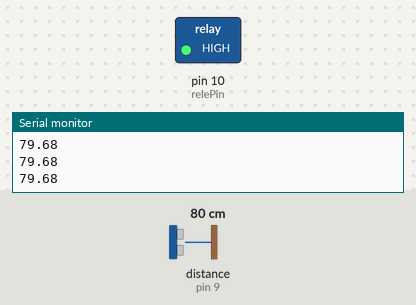
The sketch below on a simulated Arduino Uno, built with avr-gcc and run on an emulated ATmega328P. Parts: switched loads named in the sketch (green lamp = pin HIGH), the last lines printed to the serial monitor. Wiring (inferred from the names in the program): ultrasonic range finder: trigger pin 8; echo pin 9. The inputs (shaded band) are chosen by the test bench; at power-on: distance to the obstacle (sensor on pin 9) 80 cm. The echo pulse lasts 58.3 µs per cm; pins used as bus, display or sensor lines are not drawn.

Above: at 1.2 s.
1.3 s: distance to the obstacle (sensor on pin 9) set to 12 cm
2.8 s: distance to the obstacle (sensor on pin 9) set to 9 cm
At 3.3 s:
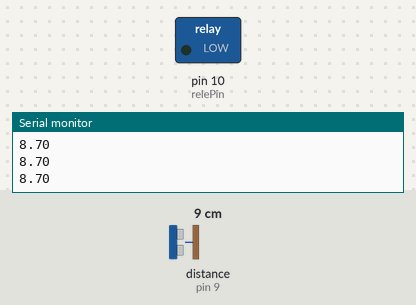
4.3 s: distance to the obstacle (sensor on pin 9) set to 18 cm
At 5.5 s:
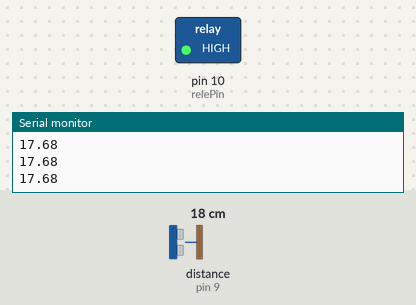
5.8 s: distance to the obstacle (sensor on pin 9) set to 2 cm
At 6.7 s:
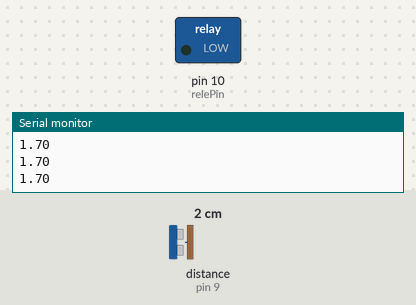
Timing chart, 0 to 8.3 s (numbered marks = the images above; inputs shaded):
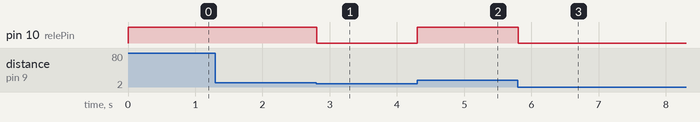

Measured:
- the behaviour switches between 11 and 10 cm on distance to the obstacle (sensor on pin 9) (found by bisection; images 0 and 1)
- after the input at 2.8 s, pin 10 (relePin): HIGH → LOW at once
- after the input at 4.3 s, pin 10 (relePin): LOW → HIGH at once
- after the input at 5.8 s, pin 10 (relePin): HIGH → LOW at once

The sketch:

UltrasonicRelay.ino
```cpp
const int trigPin = 8;
const int echoPin = 9;
const int relePin = 10;

long time;
float distance;

const float minDistance = 3.0;
const float maxDistance = 40.0;

void setup() {
  // put your setup code here, to run once:
  pinMode(trigPin,OUTPUT);
  pinMode(echoPin,INPUT);
  pinMode(relePin,OUTPUT);
  Serial.begin(9600);


}

void loop() {
  // put your main code here, to run repeatedly:
  //Enviar un pulso ultrasónico
  digitalWrite(trigPin,LOW);
  delayMicroseconds(2);
  digitalWrite(trigPin,HIGH);
  delayMicroseconds(10);
  digitalWrite(trigPin,LOW);
  //Leer el pulso que rebota
  time = pulseIn(echoPin,HIGH);
  distance = time * 0.0343 / 2;

  if (distance <= 10.0){
    digitalWrite(relePin,LOW);

  }
  else if(distance >= 10){
    digitalWrite(relePin,HIGH);

  }
  Serial.println(distance);
}
```
